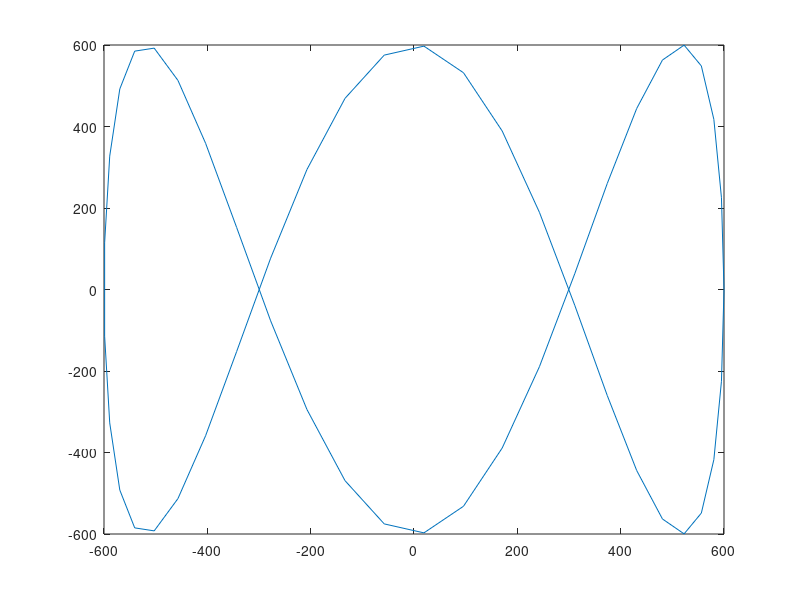

Reproduce this figure in MATLAB.
clear all;
close all;
clc;
%% lissajous
t=linspace(0,2*pi,50);
x=600*sin(t+pi/2);
y=600*sin(3*t);
plot(x,y)
%% zadanie odwrotne
% x=700;
% y=100;
l1=500;
l2=400;
licz1=l2.^2-l1.^2-x.^2-y.^2;
mian1=4*l1.^2*(x.^2+y.^2)-(l2.^2-l1.^2-x.^2-y.^2).^2;
th1_1=atan2(-x,y)-atan2(licz1,sqrt(mian1));
th2_1=atan2(y-l1*sin(th1_1),x-l1*cos(th1_1))-th1_1;
%% test
X=l1*cos(th1_1)+l2*cos(th1_1+th2_1);
Y=l1*sin(th1_1)+l2*sin(th1_1+th2_1);
% plot(X,Y)
traj=[th1_1;th2_1];
save("traj2R.mat","traj")